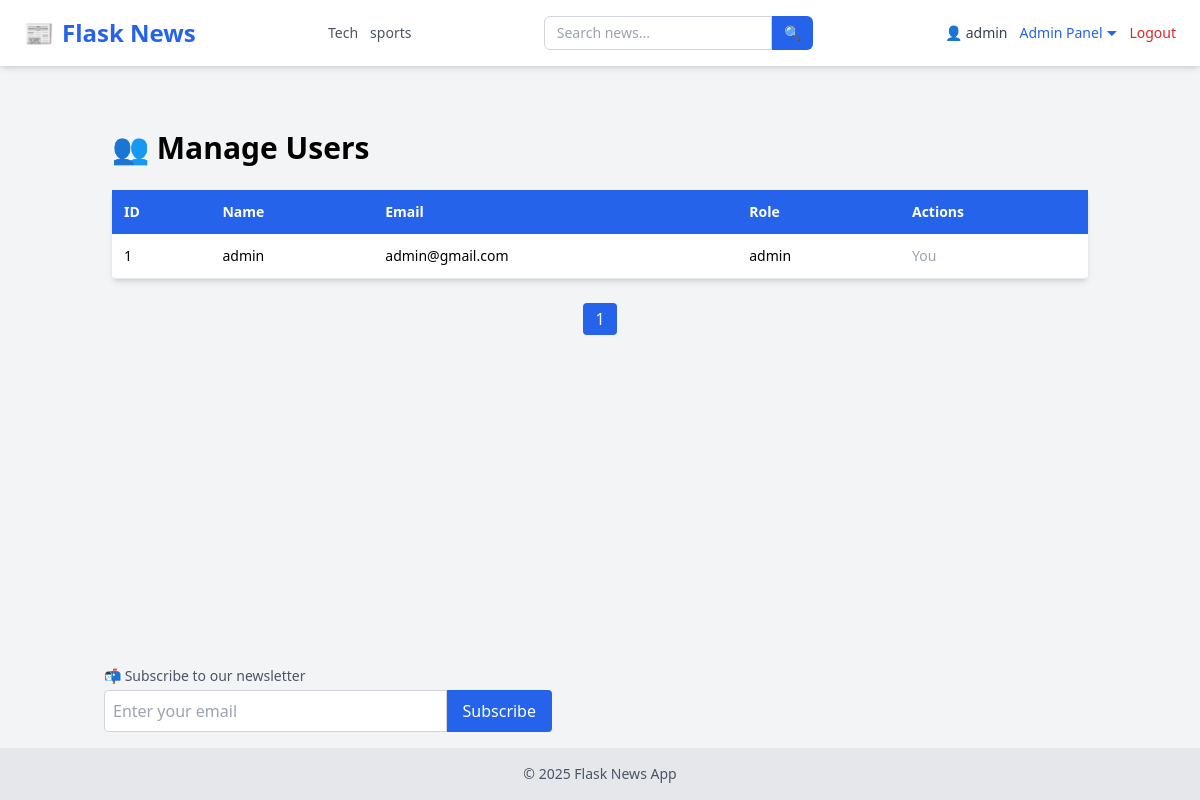
Page /admin/manage-users (signed in) on the committed database.
### tables this page shows
CREATE TABLE categories (
            id INTEGER PRIMARY KEY AUTOINCREMENT,
            name TEXT UNIQUE NOT NULL
        );

CREATE TABLE users (
            id INTEGER PRIMARY KEY AUTOINCREMENT,
            username TEXT NOT NULL,
            email TEXT UNIQUE NOT NULL,
            password TEXT NOT NULL,
            role TEXT DEFAULT 'user'
        );

### app/admin_routes.py (the view)
@admin.route('/admin/manage-users')
@login_required
@admin_only
def manage_users():
    page = int(request.args.get('page', 1))
    per_page = 10  # Users per page
    offset = (page - 1) * per_page
    conn = sqlite3.connect(current_app.config['DATABASE'])
    c = conn.cursor()
    c.execute("SELECT id, username, email, role FROM users LIMIT ? OFFSET ?", (per_page, offset))
    users = c.fetchall()
    c.execute("SELECT COUNT(*) FROM users")
    total_users = c.fetchone()[0]
    conn.close()
    total_pages = (total_users + per_page - 1) // per_page
    return render_template(
        'admin/users.html',
        users=users,
        page=page,
        total_pages=total_pages
    )

### app/__init__.py (called while the page is built)
def create_app():
    app = Flask(__name__, instance_relative_config=True)
    app.config.from_object('config.Config')
    from app.routes import main
    app.register_blueprint(main)
    from app.admin_routes import admin
    app.register_blueprint(admin)
    from app.user_routes import user
    app.register_blueprint(user)
    init_db(app)
    login_manager.init_app(app)
    @login_manager.user_loader
    def user_loader(user_id):
        return load_user(user_id)
    @app.context_processor
    def inject_now():
        return {'now': datetime.now}
    @app.context_processor
    def inject_categories():
        conn = sqlite3.connect(current_app.config['DATABASE'])
        c = conn.cursor()
        c.execute("SELECT id, name FROM categories ORDER BY name ASC")
        categories = c.fetchall()
        conn.close()
        return {'categories': categories}
    return app

### app/models.py (called while the page is built)
def load_user(user_id):
    conn = sqlite3.connect(current_app.config['DATABASE'])
    c = conn.cursor()
    c.execute("SELECT id, username,email, role FROM users WHERE id = ?", (user_id,))
    row = c.fetchone()
    conn.close()
    if row:
        return User(*row)
    return None

### app/utils.py (called while the page is built)
def admin_only(f):
    @wraps(f)
    def decorated(*args, **kwargs):
        if not current_user.is_authenticated or current_user.role != 'admin':
            abort(403)
        return f(*args, **kwargs)
    return decorated

### app/templates/admin/users.html (shortened to what this page needs)
{% extends "layout.html" %} {% block title %}User Management{% endblock %} {%
block content %}
<div class="max-w-5xl mx-auto py-10">
  <h1 class="text-3xl font-bold mb-6">👥 Manage Users</h1>
  <table class="w-full bg-white shadow-md rounded text-sm text-left">
    <thead class="bg-blue-600 text-white">
      <tr>
        <th class="p-3">ID</th>
        <th class="p-3">Name</th>
        <th class="p-3">Email</th>
        <th class="p-3">Role</th>
        <th class="p-3">Actions</th>
      </tr>
    </thead>
    <tbody>
      {% for u in users %}
      <tr class="border-b hover:bg-gray-50">
        <td class="p-3">{{ u[0] }}</td>
        <td class="p-3">{{ u[1] }}</td>
        <td class="p-3">{{ u[2] }}</td>
        <td class="p-3">{{ u[3] }}</td>
        <td class="p-3 space-x-2">
          {% if u[0] != current_user.id %}
          <a
            href="{{ url_for('admin.promote_user', user_id=u[0]) }}"
            class="text-green-600 underline"
            >Promote</a
          >
          <a
            href="{{ url_for('admin.demote_user', user_id=u[0]) }}"
            class="text-yellow-600 underline"
            >Demote</a
          >
          <a
            href="{{ url_for('admin.delete_user', user_id=u[0]) }}"
            class="text-red-600 underline"
            onclick="return confirm('Are you sure?')"
            >Delete</a
          >
          {% else %}
          <span class="text-gray-400">You</span>
          {% endif %}
        </td>
      </tr>
      {% endfor %}
    </tbody>
  </table>
  <div class="mt-6 flex justify-center space-x-2">
     {% for p in range(1, total_pages + 1) %}
    <a
      href="{{ url_for('admin.manage_users', page=p) }}"
      class="px-3 py-1 rounded {{ 'bg-blue-600 text-white' if p == page else 'bg-gray-200 hover:bg-gray-300' }}"
    >
      {{ p }}
    </a>
    {% endfor %}
  </div>
</div>
{% endblock %}

### app/templates/layout.html (shortened to what this page needs)
<!DOCTYPE html>
<html lang="en">
  <head>
    <script src="https://cdn.tailwindcss.com"></script>
    <link
      rel="stylesheet"
      href="https://cdnjs.cloudflare.com/ajax/libs/font-awesome/6.4.0/css/all.min.css"
    />
  </head>
  <body class="bg-gray-100 min-h-screen flex flex-col">
    <nav
      class="bg-white shadow-md px-6 py-4 flex flex-wrap md:flex-nowrap justify-between items-center"
    >
      <a
        href="/"
        class="text-2xl font-extrabold text-blue-600 flex items-center gap-2"
      >
        📰 <span>Flask News</span>
      </a>
      <div
        class="flex flex-wrap justify-center gap-3 mt-4 md:mt-0 md:ml-6 text-sm text-gray-600 font-medium"
      >
        {% for cat in categories %}
        <a
          href="{{ url_for('main.filter_by_category', name=cat[1]) }}"
          class="hover:text-blue-600 transition-colors"
        >
          {{ cat[1] }}
        </a>
        {% endfor %}
      </div>
      <form
        method="GET"
        action="{{ url_for('main.search') }}"
        class="flex mt-4 md:mt-0 md:ml-6"
      >
        <input
          type="text"
          name="q"
          placeholder="Search news..."
          required
          class="px-3 py-1.5 border rounded-l-md border-gray-300 focus:outline-none focus:ring focus:border-blue-500 text-sm"
        />
        <button
          type="submit"
          class="px-3 py-1.5 bg-blue-600 text-white rounded-r-md text-sm hover:bg-blue-700 transition-colors"
        >
          🔍
        </button>
      </form>
      <div
        class="flex items-center gap-3 mt-4 md:mt-0 md:ml-6 text-sm relative"
      >
        {% if current_user.is_authenticated %}
        <a href="{{ url_for('user.user_profile', email=current_user.email) }}"
          ><span class="text-gray-700">👤 {{ current_user.username }}</span></a
        >
        {% if current_user.role == 'admin' %}
        <div class="relative">
          <button
            id="adminDropdownToggle"
            class="text-blue-600 hover:underline focus:outline-none"
            onclick="toggleAdminDropdown()"
          >
            Admin Panel ⏷
          </button>
        </div>
        {% endif %}
        <a href="/logout" class="text-red-600 hover:underline">Logout</a>
        {% else %}
        <a href="/login" class="text-blue-600 hover:underline">Login</a>
        <a href="/register" class="text-blue-600 hover:underline">Register</a>
        {% endif %}
      </div>
    </nav>
    <main class="flex-grow container mx-auto p-6">
       {% block content %}{% endblock %}
    </main>
    <div class="container mx-auto mb-4 px-4">
      <form action="{{ url_for('user.subscribe') }}" method="POST" class="mt-4">
        <label class="block text-sm text-gray-600 mb-1"
          >📬 Subscribe to our newsletter</label
        >
        <div class="flex max-w-md">
          <input
            type="email"
            name="email"
            required
            placeholder="Enter your email"
            class="w-full p-2 rounded-l border border-gray-300"
          />
          <button type="submit" class="bg-blue-600 text-white px-4 rounded-r">
            Subscribe
          </button>
        </div>
      </form>
    </div>
    <footer class="bg-gray-200 text-center py-4 text-sm text-gray-600">
      &copy; {{ now().year }} Flask News App
    </footer>
  </body>
</html>

### rows in the picture
categories: name "Tech"
categories: name "sports"
users: username "admin", id "1", email "admin@gmail.com", role "admin", shows "You"

### other values in the picture
{{ p }} "1"
